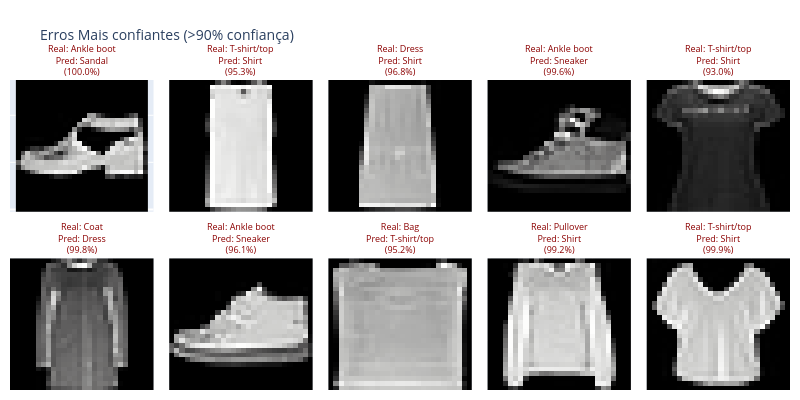

Notebook source saved alongside this figure:
### Markdown cell above
## 15. Análise dos Erros Mais Confiantes

Erros com alta confiança indicam confusões sistemáticas no modelo

### Code cell
# Encontrar erros com alta confiança
errors_mask = y_test != y_pred_classes
confident_errors = np.where(errors_mask & (np.max(y_pred, axis=1) > 0.9))[0]

if len(confident_errors) > 0:
    print(f"Encontrados {len(confident_errors)} erros com confiança > 90%\n")

    # Mostrar até 10 exemplos
    num_to_show = min(10, len(confident_errors))

    fig = make_subplots(
        rows=2,
        cols=5,
        subplot_titles=[
            f"Real: {class_map[y_test[idx]]}<br>Pred: {class_map[y_pred_classes[idx]]}<br>({np.max(y_pred[idx])*100:.1f}%)"
            for idx in confident_errors[:num_to_show]
        ],
        horizontal_spacing=0.02,
        vertical_spacing=0.15,
    )

    for i, idx in enumerate(confident_errors[:num_to_show]):
        row = (i // 5) + 1
        col = (i % 5) + 1

        fig.add_trace(
            go.Heatmap(z=np.flipud(x_test[idx]), colorscale="gray", showscale=False),
            row=row,
            col=col,
        )

        fig.layout.annotations[i].update(font=dict(color="darkred", size=9))

    fig.update_xaxes(showticklabels=False, matches=None)
    fig.update_yaxes(showticklabels=False, matches=None, scaleanchor="x", scaleratio=1)
    fig.update_layout(
        height=400,
        width=800,
        showlegend=False,
        title_text="Erros Mais confiantes (>90% confiança)",
        title_font_size=14,
        margin=dict(l=10, r=10, t=80, b=10),
    )

    fig.show()
else:
    print("Nenhum erro com confiança > 90% encontrado!")

### Figure 1 — Plotly figure (JSON) as saved in the notebook; plotly's stock layout.template omitted (floating-point values rounded to 4 significant figures; data arrays with more than 128 entries replaced by an {"elided": "..."} marker saying what was removed)
{"data": [{"colorscale": [[0, "rgb(0, 0, 0)"], [0.09091, "rgb(16, 16, 16)"], [0.1818, "rgb(38, 38, 38)"], [0.2727, "rgb(59, 59, 59)"], [0.3636, "rgb(81, 80, 80)"], [0.4545, "rgb(102, 101, 101)"], [0.5455, "rgb(124, 123, 122)"], [0.6364, "rgb(146, 146, 145)"], [0.7273, "rgb(171, 171, 170)"], [0.8182, "rgb(197, 197, 195)"], [0.9091, "rgb(224, 224, 223)"], [1, "rgb(254, 254, 253)"]], "showscale": false, "type": "heatmap", "xaxis": "x", "yaxis": "y", "z": {"elided": "28x28 int values"}}, {"colorscale": [[0, "rgb(0, 0, 0)"], [0.09091, "rgb(16, 16, 16)"], [0.1818, "rgb(38, 38, 38)"], [0.2727, "rgb(59, 59, 59)"], [0.3636, "rgb(81, 80, 80)"], [0.4545, "rgb(102, 101, 101)"], [0.5455, "rgb(124, 123, 122)"], [0.6364, "rgb(146, 146, 145)"], [0.7273, "rgb(171, 171, 170)"], [0.8182, "rgb(197, 197, 195)"], [0.9091, "rgb(224, 224, 223)"], [1, "rgb(254, 254, 253)"]], "showscale": false, "type": "heatmap", "xaxis": "x2", "yaxis": "y2", "z": {"elided": "28x28 int values"}}, {"colorscale": [[0, "rgb(0, 0, 0)"], [0.09091, "rgb(16, 16, 16)"], [0.1818, "rgb(38, 38, 38)"], [0.2727, "rgb(59, 59, 59)"], [0.3636, "rgb(81, 80, 80)"], [0.4545, "rgb(102, 101, 101)"], [0.5455, "rgb(124, 123, 122)"], [0.6364, "rgb(146, 146, 145)"], [0.7273, "rgb(171, 171, 170)"], [0.8182, "rgb(197, 197, 195)"], [0.9091, "rgb(224, 224, 223)"], [1, "rgb(254, 254, 253)"]], "showscale": false, "type": "heatmap", "xaxis": "x3", "yaxis": "y3", "z": {"elided": "28x28 int values"}}, {"colorscale": [[0, "rgb(0, 0, 0)"], [0.09091, "rgb(16, 16, 16)"], [0.1818, "rgb(38, 38, 38)"], [0.2727, "rgb(59, 59, 59)"], [0.3636, "rgb(81, 80, 80)"], [0.4545, "rgb(102, 101, 101)"], [0.5455, "rgb(124, 123, 122)"], [0.6364, "rgb(146, 146, 145)"], [0.7273, "rgb(171, 171, 170)"], [0.8182, "rgb(197, 197, 195)"], [0.9091, "rgb(224, 224, 223)"], [1, "rgb(254, 254, 253)"]], "showscale": false, "type": "heatmap", "xaxis": "x4", "yaxis": "y4", "z": {"elided": "28x28 int values"}}, {"colorscale": [[0, "rgb(0, 0, 0)"], [0.09091, "rgb(16, 16, 16)"], [0.1818, "rgb(38, 38, 38)"], [0.2727, "rgb(59, 59, 59)"], [0.3636, "rgb(81, 80, 80)"], [0.4545, "rgb(102, 101, 101)"], [0.5455, "rgb(124, 123, 122)"], [0.6364, "rgb(146, 146, 145)"], [0.7273, "rgb(171, 171, 170)"], [0.8182, "rgb(197, 197, 195)"], [0.9091, "rgb(224, 224, 223)"], [1, "rgb(254, 254, 253)"]], "showscale": false, "type": "heatmap", "xaxis": "x5", "yaxis": "y5", "z": {"elided": "28x28 int values"}}, {"colorscale": [[0, "rgb(0, 0, 0)"], [0.09091, "rgb(16, 16, 16)"], [0.1818, "rgb(38, 38, 38)"], [0.2727, "rgb(59, 59, 59)"], [0.3636, "rgb(81, 80, 80)"], [0.4545, "rgb(102, 101, 101)"], [0.5455, "rgb(124, 123, 122)"], [0.6364, "rgb(146, 146, 145)"], [0.7273, "rgb(171, 171, 170)"], [0.8182, "rgb(197, 197, 195)"], [0.9091, "rgb(224, 224, 223)"], [1, "rgb(254, 254, 253)"]], "showscale": false, "type": "heatmap", "xaxis": "x6", "yaxis": "y6", "z": {"elided": "28x28 int values"}}, {"colorscale": [[0, "rgb(0, 0, 0)"], [0.09091, "rgb(16, 16, 16)"], [0.1818, "rgb(38, 38, 38)"], [0.2727, "rgb(59, 59, 59)"], [0.3636, "rgb(81, 80, 80)"], [0.4545, "rgb(102, 101, 101)"], [0.5455, "rgb(124, 123, 122)"], [0.6364, "rgb(146, 146, 145)"], [0.7273, "rgb(171, 171, 170)"], [0.8182, "rgb(197, 197, 195)"], [0.9091, "rgb(224, 224, 223)"], [1, "rgb(254, 254, 253)"]], "showscale": false, "type": "heatmap", "xaxis": "x7", "yaxis": "y7", "z": {"elided": "28x28 int values"}}, {"colorscale": [[0, "rgb(0, 0, 0)"], [0.09091, "rgb(16, 16, 16)"], [0.1818, "rgb(38, 38, 38)"], [0.2727, "rgb(59, 59, 59)"], [0.3636, "rgb(81, 80, 80)"], [0.4545, "rgb(102, 101, 101)"], [0.5455, "rgb(124, 123, 122)"], [0.6364, "rgb(146, 146, 145)"], [0.7273, "rgb(171, 171, 170)"], [0.8182, "rgb(197, 197, 195)"], [0.9091, "rgb(224, 224, 223)"], [1, "rgb(254, 254, 253)"]], "showscale": false, "type": "heatmap", "xaxis": "x8", "yaxis": "y8", "z": {"elided": "28x28 int values"}}, {"colorscale": [[0, "rgb(0, 0, 0)"], [0.09091, "rgb(16, 16, 16)"], [0.1818, "rgb(38, 38, 38)"], [0.2727, "rgb(59, 59, 59)"], [0.3636, "rgb(81, 80, 80)"], [0.4545, "rgb(102, 101, 101)"], [0.5455, "rgb(124, 123, 122)"], [0.6364, "rgb(146, 146, 145)"], [0.7273, "rgb(171, 171, 170)"], [0.8182, "rgb(197, 197, 195)"], [0.9091, "rgb(224, 224, 223)"], [1, "rgb(254, 254, 253)"]], "showscale": false, "type": "heatmap", "xaxis": "x9", "yaxis": "y9", "z": {"elided": "28x28 int values"}}, {"colorscale": [[0, "rgb(0, 0, 0)"], [0.09091, "rgb(16, 16, 16)"], [0.1818, "rgb(38, 38, 38)"], [0.2727, "rgb(59, 59, 59)"], [0.3636, "rgb(81, 80, 80)"], [0.4545, "rgb(102, 101, 101)"], [0.5455, "rgb(124, 123, 122)"], [0.6364, "rgb(146, 146, 145)"], [0.7273, "rgb(171, 171, 170)"], [0.8182, "rgb(197, 197, 195)"], [0.9091, "rgb(224, 224, 223)"], [1, "rgb(254, 254, 253)"]], "showscale": false, "type": "heatmap", "xaxis": "x10", "yaxis": "y10", "z": {"elided": "28x28 int values"}}], "layout": {"annotations": [{"font": {"color": "darkred", "size": 9}, "showarrow": false, "text": "Real: Ankle boot<br>Pred: Sandal<br>(100.0%)", "x": 0.092, "xanchor": "center", "xref": "paper", "y": 1, "yanchor": "bottom", "yref": "paper"}, {"font": {"color": "darkred", "size": 9}, "showarrow": false, "text": "Real: T-shirt/top<br>Pred: Shirt<br>(95.3%)", "x": 0.296, "xanchor": "center", "xref": "paper", "y": 1, "yanchor": "bottom", "yref": "paper"}, {"font": {"color": "darkred", "size": 9}, "showarrow": false, "text": "Real: Dress<br>Pred: Shirt<br>(96.8%)", "x": 0.5, "xanchor": "center", "xref": "paper", "y": 1, "yanchor": "bottom", "yref": "paper"}, {"font": {"color": "darkred", "size": 9}, "showarrow": false, "text": "Real: Ankle boot<br>Pred: Sneaker<br>(99.6%)", "x": 0.704, "xanchor": "center", "xref": "paper", "y": 1, "yanchor": "bottom", "yref": "paper"}, {"font": {"color": "darkred", "size": 9}, "showarrow": false, "text": "Real: T-shirt/top<br>Pred: Shirt<br>(93.0%)", "x": 0.908, "xanchor": "center", "xref": "paper", "y": 1, "yanchor": "bottom", "yref": "paper"}, {"font": {"color": "darkred", "size": 9}, "showarrow": false, "text": "Real: Coat<br>Pred: Dress<br>(99.8%)", "x": 0.092, "xanchor": "center", "xref": "paper", "y": 0.425, "yanchor": "bottom", "yref": "paper"}, {"font": {"color": "darkred", "size": 9}, "showarrow": false, "text": "Real: Ankle boot<br>Pred: Sneaker<br>(96.1%)", "x": 0.296, "xanchor": "center", "xref": "paper", "y": 0.425, "yanchor": "bottom", "yref": "paper"}, {"font": {"color": "darkred", "size": 9}, "showarrow": false, "text": "Real: Bag<br>Pred: T-shirt/top<br>(95.2%)", "x": 0.5, "xanchor": "center", "xref": "paper", "y": 0.425, "yanchor": "bottom", "yref": "paper"}, {"font": {"color": "darkred", "size": 9}, "showarrow": false, "text": "Real: Pullover<br>Pred: Shirt<br>(99.2%)", "x": 0.704, "xanchor": "center", "xref": "paper", "y": 0.425, "yanchor": "bottom", "yref": "paper"}, {"font": {"color": "darkred", "size": 9}, "showarrow": false, "text": "Real: T-shirt/top<br>Pred: Shirt<br>(99.9%)", "x": 0.908, "xanchor": "center", "xref": "paper", "y": 0.425, "yanchor": "bottom", "yref": "paper"}], "height": 400, "margin": {"b": 10, "l": 10, "r": 10, "t": 80}, "showlegend": false, "title": {"font": {"size": 14}, "text": "Erros Mais confiantes (>90% confiança)"}, "width": 800, "xaxis": {"anchor": "y", "domain": [0, 0.184], "showticklabels": false}, "xaxis10": {"anchor": "y10", "domain": [0.816, 1], "showticklabels": false}, "xaxis2": {"anchor": "y2", "domain": [0.204, 0.388], "showticklabels": false}, "xaxis3": {"anchor": "y3", "domain": [0.408, 0.592], "showticklabels": false}, "xaxis4": {"anchor": "y4", "domain": [0.612, 0.796], "showticklabels": false}, "xaxis5": {"anchor": "y5", "domain": [0.816, 1], "showticklabels": false}, "xaxis6": {"anchor": "y6", "domain": [0, 0.184], "showticklabels": false}, "xaxis7": {"anchor": "y7", "domain": [0.204, 0.388], "showticklabels": false}, "xaxis8": {"anchor": "y8", "domain": [0.408, 0.592], "showticklabels": false}, "xaxis9": {"anchor": "y9", "domain": [0.612, 0.796], "showticklabels": false}, "yaxis": {"anchor": "x", "domain": [0.575, 1], "scaleanchor": "x", "scaleratio": 1, "showticklabels": false}, "yaxis10": {"anchor": "x10", "domain": [0, 0.425], "scaleanchor": "x", "scaleratio": 1, "showticklabels": false}, "yaxis2": {"anchor": "x2", "domain": [0.575, 1], "scaleanchor": "x", "scaleratio": 1, "showticklabels": false}, "yaxis3": {"anchor": "x3", "domain": [0.575, 1], "scaleanchor": "x", "scaleratio": 1, "showticklabels": false}, "yaxis4": {"anchor": "x4", "domain": [0.575, 1], "scaleanchor": "x", "scaleratio": 1, "showticklabels": false}, "yaxis5": {"anchor": "x5", "domain": [0.575, 1], "scaleanchor": "x", "scaleratio": 1, "showticklabels": false}, "yaxis6": {"anchor": "x6", "domain": [0, 0.425], "scaleanchor": "x", "scaleratio": 1, "showticklabels": false}, "yaxis7": {"anchor": "x7", "domain": [0, 0.425], "scaleanchor": "x", "scaleratio": 1, "showticklabels": false}, "yaxis8": {"anchor": "x8", "domain": [0, 0.425], "scaleanchor": "x", "scaleratio": 1, "showticklabels": false}, "yaxis9": {"anchor": "x9", "domain": [0, 0.425], "scaleanchor": "x", "scaleratio": 1, "showticklabels": false}}}
